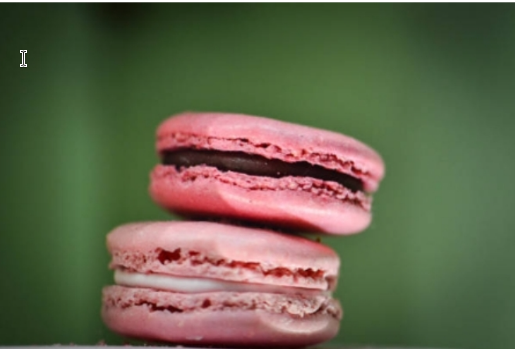
#> input picture assets/bolachas.png, 515 x 349 px
$ python cv-open-and-show-images-and-figures.py
#> lines starting #> are read from the running program, lines starting #| are printed output that depends on the picture
import cv2 as cv

# Abrir uma imagem chamada bolachas.png
img = cv.imread('./assets/bolachas.png')
#> img is the input picture: shape (349, 515, 3); mean B, G, R 74.6, 99.6, 99

# Criar uma cópia da imagem e desenhar algumas figuras
# geométricas em cima
img_copy = img.copy()
cv.rectangle(img_copy, (150, 100), (400, 220), (0, 255, 0), 2)
cv.circle(img_copy, (220, 280), 50, (0, 0, 255), 2)
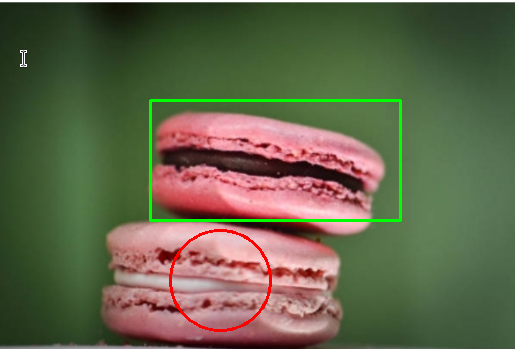
#> img_copy: shape (349, 515, 3); mean B, G, R 73, 100.8, 98.1
cv.line(img_copy, (400, 400), (500, 500), (255, 0, 0), 2)

# Mostrar as duas imagens lado a lado
cv.imshow('Original', img)
cv.imshow('Com figuras', img_copy)
# Ajustas as janelas para que fiquem lado a lado
cv.moveWindow('Original', 0, 0)
cv.moveWindow('Com figuras', img.shape[1]+80, 0)

# Aplicar um filtro de detecção de bordas na primeira
# imagem e mostrar o resultado
img_gray = cv.cvtColor(img, cv.COLOR_BGR2GRAY)
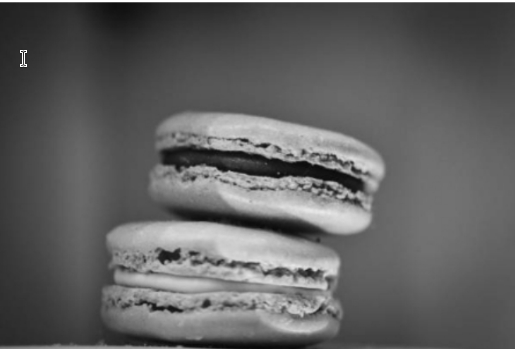
#> img_gray: shape (349, 515); min 9, max 255, mean 96.6
img_edges = cv.Canny(img_gray, 100, 200)
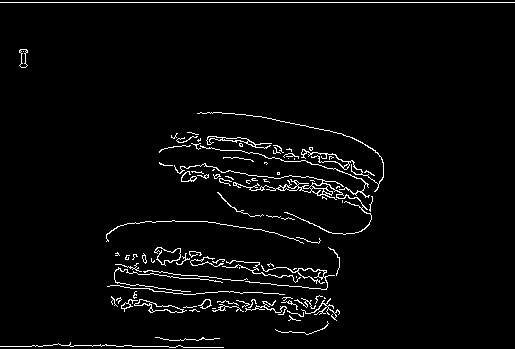
#> img_edges: shape (349, 515); 3.2% white in thin lines or dots
cv.imshow('Bordas', img_edges)
cv.moveWindow('Bordas', 0, img.shape[0]+120)

# fecha as janelas ao pressionar qualquer tecla
cv.waitKey(0)
cv.destroyAllWindows()
